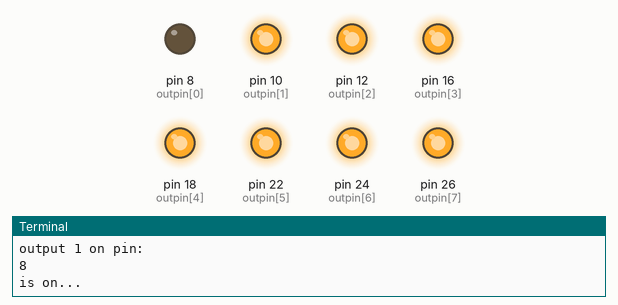
Recording of a program running on a simulated Raspberry Pi (header pin numbers). Shown: output pins drawn as LEDs (lit = HIGH), the last lines printed to the terminal. At 10.0 s the program stops and its outputs stay as they are.

Above: at 0.1 s.
At 1.3 s:
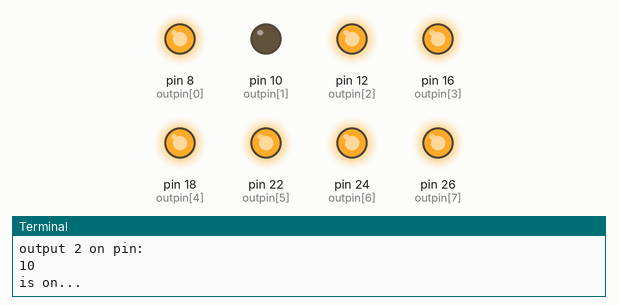
At 2.6 s:
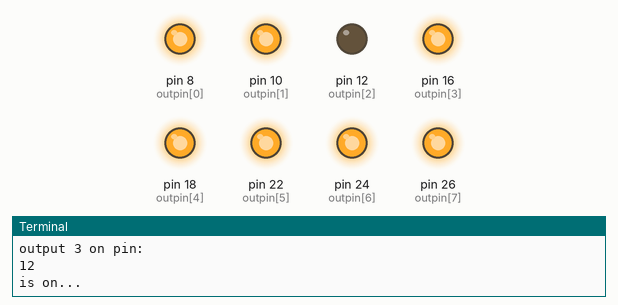
At 5.1 s:
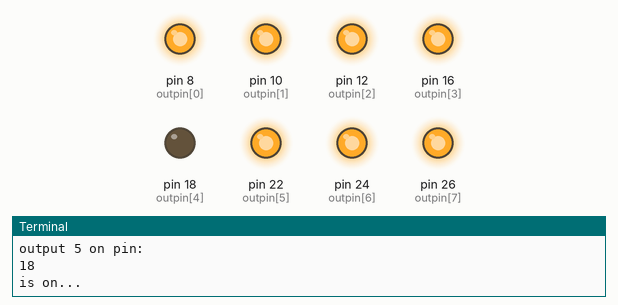
At 7.6 s:
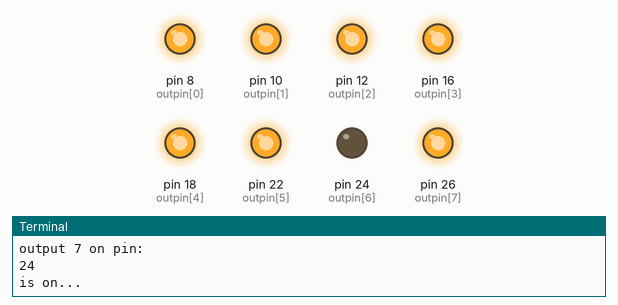
At 10.1 s:
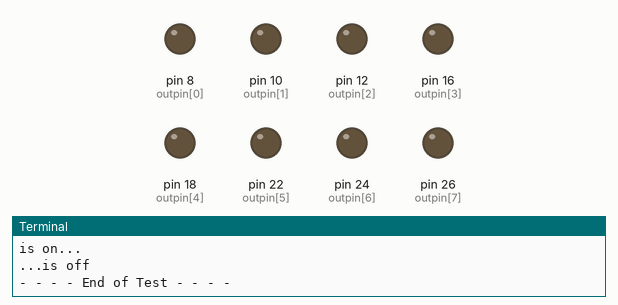
Timing chart, 0 to 11.5 s (numbered marks = the images above):
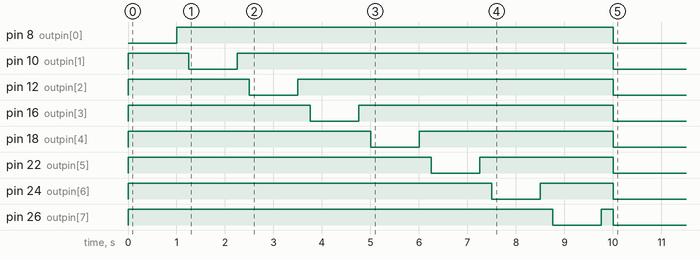

Measured:
- by itself, pin 8 (outpin[0]): LOW → HIGH at 1.0 s, → LOW 9.0 s later
- by itself, pin 10 (outpin[1]): LOW → HIGH at 0.00 s, → LOW 1.3 s later, → HIGH 1.0 s later, → LOW 7.8 s later
- by itself, pin 12 (outpin[2]): LOW → HIGH at 0.00 s, → LOW 2.5 s later, → HIGH 1.0 s later, → LOW 6.5 s later
- by itself, pin 16 (outpin[3]): LOW → HIGH at 0.00 s, → LOW 3.8 s later, → HIGH 1.0 s later, → LOW 5.3 s later
- by itself, pin 18 (outpin[4]): LOW → HIGH at 0.00 s, → LOW 5.0 s later, → HIGH 1.0 s later, → LOW 4.0 s later
- by itself, pin 22 (outpin[5]): LOW → HIGH at 0.00 s, → LOW 6.3 s later, → HIGH 1.0 s later, → LOW 2.8 s later
- by itself, pin 24 (outpin[6]): LOW → HIGH at 0.00 s, → LOW 7.5 s later, → HIGH 1.0 s later, → LOW 1.5 s later
- by itself, pin 26 (outpin[7]): LOW → HIGH at 0.00 s, → LOW 8.8 s later, → HIGH 1.0 s later, → LOW 0.25 s later

The program:

pinout-1sec-each.py
```python
print "- - - - Starting Test - - - -"

import RPi.GPIO as GPIO
import time

GPIO.setmode(GPIO.BOARD)
print "using BOARD mode to number the pins"
#  Pin Map - Power, Ground, and GPIO     #
# -------------------------------------- #
# 5v 3p Gd _8 10 12 Gd 16 18 Gd 22 24 26 #
# 3p _3 _5 _7 Gd 11 13 15 3p 19 21 24 Gd #
# -------------------------------------- #

outpin = (8, 10, 12, 16, 18, 22, 24, 26)

for p in outpin:
        GPIO.setup(p, GPIO.OUT)
        GPIO.output(p, 1)

print "each of 8 pins will switch on for 1sec in sequence"

flash_on_time = 1
wait_off_time = 0.25

i = 1
for p in outpin:
        print "output", i, "on pin:"
        print p
        GPIO.output(p, 0)
        print "is on..."
        time.sleep(flash_on_time)
        GPIO.output(p, 1)
        print "...is off"
        time.sleep(wait_off_time)
        i = i+1


GPIO.cleanup()

print '- - - - End of Test - - - -'
```
